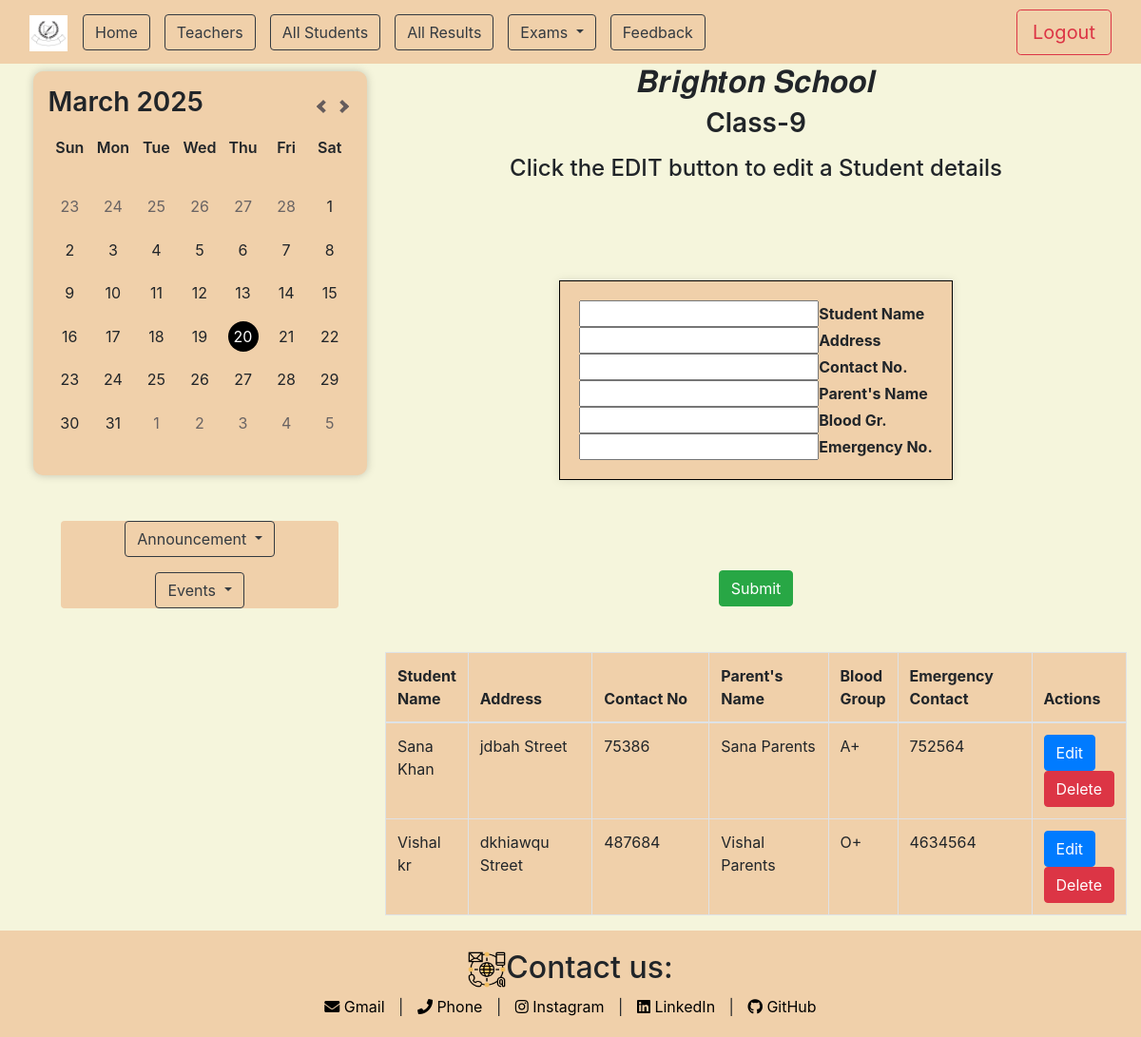
Before: /class/nine/ with the older database file.
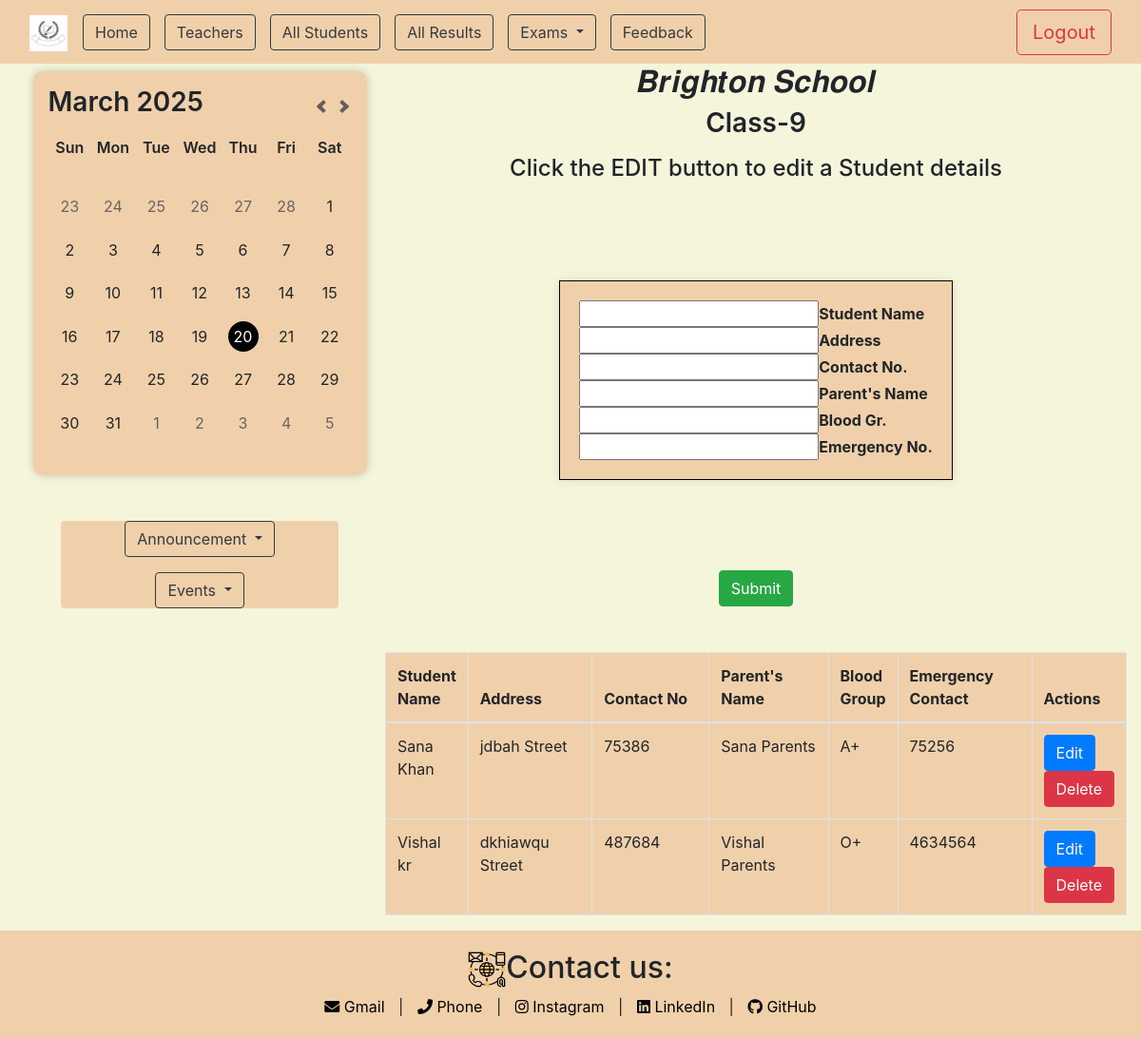
After: the same page with the newer database file.
### app/models.py (models this page shows, shortened)
class all_students(models.Model):
    class_name = models.CharField(max_length=50,blank=True)
    slug=models.SlugField(max_length=200,unique=True,null=True)

class Student(models.Model):
    class_name = models.ForeignKey(all_students, on_delete=models.CASCADE, related_name='students',null=True,blank=True)
    st_name=models.CharField(max_length=100)
    address=models.CharField(max_length=400)
    contact_no=models.IntegerField(null=True)
    parents_names=models.CharField(max_length=400)
    blood_gr=models.CharField(max_length=10)
    emergency=models.IntegerField(null=True)

### app/views.py (the view, shortened to what this page needs)
# urls.py: path('class/<slug:slug>/',views.class_students,name="class_students"),
def class_students(request, slug):
    class_instance = get_object_or_404(all_students, slug=slug)
    students = Student.objects.filter(class_name=class_instance)
    form = StudentForm()
    context = {'students': students, 'class_instance': class_instance, 'form': form}
    return render(request, 'app/students.html', context)

### app/forms.py
class StudentForm(forms.ModelForm):
    class Meta:
        model=Student
        fields = ['st_name', 'address', 'contact_no', 'parents_names', 'blood_gr', 'emergency']

### app/templates/app/students.html (shortened to what this page needs)
{% extends "base.html" %}
{% load static %}
{% block content %}
<div class="col-lg-8 col-md-8 col-sm-12 main-content">
    <h2 class="text-center">𝑩𝒓𝒊𝒈𝒉𝒕𝒐𝒏 𝑺𝒄𝒉𝒐𝒐𝒍</h2>
    <h3 class="text-center mb-3">{{ class_instance.class_name }}</h3>
    <form id="studentForm" method="POST" novalidate>
        <h4 class="text-center fw-bolder">Click the EDIT button to edit a Student details</h4>
        <div class="container d-flex justify-content-center align-items-center" style="min-height: 50vh; min-width: 50vw;">
            <div class="box_clr" style="border: 1px solid #000; padding: 20px; box-shadow: 0 0 10px rgba(0, 0, 0, 0.1);">
                <input type="text" name="st_name" id="id_st_name" value=""><strong>Student Name</strong>
                <div><input type="text" name="address" id="id_address" value=""><strong>Address</strong></div>
                <div><input type="text" name="contact_no" id="id_contact_no" value=""><strong>Contact No.</strong></div>
                <div><input type="text" name="parents_names" id="id_parents_names" value=""><strong>Parent's Name</strong></div>
                <div><input type="text" name="blood_gr" id="id_blood_gr" value=""><strong>Blood Gr.</strong></div>
                <input type="text" name="emergency" id="id_emergency" value=""><strong>Emergency No.</strong>
            </div>
        </div>
        <button type="submit" class="btn btn-success" style="display: block; margin: 0 auto;">Submit</button>
        <table class="table table-bordered rounded box_clr mt-5">
            <thead>
                <tr>
                    <th>Student Name</th>
                    <th class="address-col">Address</th>
                    <th class="address-col">Contact No</th>
                    <th class="address-col">Parent's Name</th>
                    <th>Blood Group</th>
                    <th class="address-col">Emergency Contact</th>
                    <th>Actions</th>
                </tr>
            </thead>
            <tbody>
                {% for student in students %}
                <tr id="student-{{ student.id }}">
                    <td>{{ student.st_name }}</td>
                    <td>{{ student.address }}</td>
                    <td>{{ student.contact_no }}</td>
                    <td>{{ student.parents_names }}</td>
                    <td>{{ student.blood_gr }}</td>
                    <td>{{ student.emergency }}</td>
                    <td>
                        <button type="button" class="btn btn-primary edit-btn" data-id="{{ student.id }}">Edit</button>
                        <button type="button" class="btn btn-danger delete-btn" data-id="{{ student.id }}">Delete</button>
                    </td>
                </tr>
                {% endfor %}
            </tbody>
        </table>
    </form>
</div>
{% endblock content %}

### templates/base.html (shortened to what this page needs)
{% load static %}
<!DOCTYPE html>
<html lang="en">
<head>
    <link href="https://maxcdn.bootstrapcdn.com/bootstrap/4.5.2/css/bootstrap.min.css" rel="stylesheet">
    <link rel="stylesheet" href="{% static 'app/CSS_Files/index.css' %}" />
    <link href="https://cdnjs.cloudflare.com/ajax/libs/font-awesome/5.15.4/css/all.min.css" rel="stylesheet">
</head>
<body>
    <header>
        <nav class="navbar navbar-expand-lg bg-body-tertiary box_clr">
            <div class="container-fluid">
                <a class="navbar-brand" href="#">
                    <img src="{% static 'images\3ce196b55fd63cba9f7387a298cdc96e.jpg' %}" alt="Logo" width="40" height="38" class="d-inline-block align-text-top">
                </a>
                <div class="collapse navbar-collapse" id="navbarSupportedContent">
                    <ul class="navbar-nav me-auto mb-2 mb-lg-0">
                        <a class="nav-item" href="{% url "index" %}">
                            <button class="btn btn-med btn-outline-dark" type="button">Home</button>
                        </a>
                        <a class="nav-item" href="{% url "teacher" %}">
                            <button class="btn btn-med btn-outline-dark" type="button">Teachers</button>
                        </a>
                        <a class="nav-item" href="{% url "all_student" %}">
                            <button class="btn btn-med btn-outline-dark"  type="button">
                               All Students
                            </button>
                        </a>
                        <a class="nav-item" href="{% url "all_result" %}">
                            <button class="btn btn-med btn-outline-dark"  type="button">
                               All Results
                            </button>
                        </a>
                        <li class="nav-item dropdown">
                            <button class="btn btn-med btn-outline-dark dropdown-toggle" href="#" role="button" data-toggle="dropdown" aria-expanded="false">
                                Exams
                            </button>
                        </li>
                        <a class="nav-item" href="{% url "feedback" %}">
                            <button class="btn btn-med btn-outline-dark" type="button">Feedback</button>
                        </a>
                    </ul>
                    <button class="btn btn-lg btn-outline-danger ml-auto" type="button">Logout</button>
                </div>
            </div>
        </nav>
    </header>
    <main>
        <div class="container-fluid">
            <div class="row no-gutters">
                <div class="col-lg-4 col-md-4 col-sm-12 sidebar">
                    <div class="calendar">
                        <header>
                          <h3></h3>
                          <nav>
                            <button id="prev"></button>
                            <button id="next"></button>
                          </nav>
                        </header>
                        <section>
                          <ul class="days">
                            <li>Sun</li>
                            <li>Mon</li>
                            <li>Tue</li>
                            <li>Wed</li>
                            <li>Thu</li>
                            <li>Fri</li>
                            <li>Sat</li>
                          </ul>
                          <ul class="dates"></ul>
                        </section>
                    </div>
                    <div class="container mt-5 box_clr rounded" style="max-width: 75%;">
                        <div class="dropdown d-flex justify-content-center">
                            <button class="btn btn-med btn-outline-dark dropdown-toggle" href="#" role="button" data-toggle="dropdown" aria-expanded="false">
                                Announcement
                            </button>
                        </div>
                        <div class="dropdown mt-3 d-flex justify-content-center">
                            <button class="btn btn-med btn-outline-dark dropdown-toggle" href="#" role="button" data-toggle="dropdown" aria-expanded="false">
                                Events
                            </button>
                        </div>
                    </div>
                </div>
                {% block content %}{% endblock content %}
            </div>
        </div>
    </main>
    <footer class="footer box_clr">
        <div class="container">
            <h2><img src="{% static 'images\contact.png' %}" class="me-3" width="40" height="38">Contact us:</h2>
            <a href="shariquereza786@gmail.com"><i class="fas fa-envelope"></i> Gmail</a> |
            <a href="tel:+1234567890"><i class="fas fa-phone"></i> Phone</a> |
            <a href="https://www.instagram.com/its_sharique08/profilecard/?igsh=MWh0YmJvaWp1aHdjNw%3D%3D"><i class="fab fa-instagram"></i> Instagram</a> |
            <a href="https://www.linkedin.com/in/sharique-reza-82638a219/"><i class="fab fa-linkedin"></i> LinkedIn</a> |
            <a href="https://github.com/ShariqueReza"><i class="fab fa-github"></i> GitHub</a>
        </div>
    </footer>
</body>
</html>

### app/static/app/CSS_Files/index.css (style rules this page uses)
body { background-color: beige; }
.box_clr { background-color: rgb(240, 208, 170); }
.navbar-nav .nav-item { margin-right: 15px; }
.edit-btn { margin-right: 10px; }
.address-col { width: 200px; }
* { padding: 0; margin: 0; }
h3 { font-weight: 600; }
.calendar { margin: 0 auto; width: clamp(320px, 400px, 90%); padding: 1rem; background-color: rgb(240, 208, 170); border-radius: 10px; box-shadow: 0 0 10px rgba(0, 0, 0, 0.2); }
.calendar header { display: flex; align-items: center; justify-content: space-between; }
.calendar nav { display: flex; align-items: center; }
.calendar ul { list-style: none; display: flex; flex-wrap: wrap; text-align: center; }
.calendar ul li { width: calc(100% / 7); position: relative; z-index: 2; aspect-ratio: 1; display: flex; align-items: center; justify-content: center; }
#prev, #next { width: 20px; height: 20px; position: relative; border: none; background: transparent; cursor: pointer; }
#prev::before, #next::before { content: ""; width: 50%; height: 50%; position: absolute; top: 50%; left: 50%; border-style: solid; border-width: 0.25em 0.25em 0 0; border-color: #655c5c; }
#next::before { transform: translate(-50%, -50%) rotate(45deg); }
#prev::before { transform: translate(-50%, -50%) rotate(-135deg); }
.days { font-weight: 600; }
.footer { padding: 20px; text-align: center; }
.footer a { color: #000; text-decoration: none; margin: 0 10px; }

Changed rows visible on the page:
changed Student "Sana Khan": emergency "752564" → "75256"
